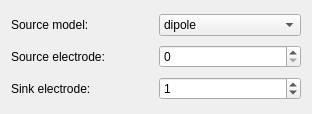
<?xml version="1.0" encoding="UTF-8"?>
<ui version="4.0">
 <class>ApplyFEMCurrentSource</class>
 <widget class="QDialog" name="ApplyFEMCurrentSource">
  <property name="geometry">
   <rect>
    <x>0</x>
    <y>0</y>
    <width>312</width>
    <height>114</height>
   </rect>
  </property>
  <property name="minimumSize">
   <size>
    <width>312</width>
    <height>114</height>
   </size>
  </property>
  <property name="windowTitle">
   <string>Dialog</string>
  </property>
  <layout class="QGridLayout" name="gridLayout">
   <item row="0" column="0">
    <widget class="QLabel" name="label">
     <property name="text">
      <string>Source model:</string>
     </property>
    </widget>
   </item>
   <item row="0" column="1">
    <widget class="QComboBox" name="modelComboBox_">
     <item>
      <property name="text">
       <string>dipole</string>
      </property>
     </item>
     <item>
      <property name="text">
       <string>sources and sinks</string>
      </property>
     </item>
    </widget>
   </item>
   <item row="1" column="0">
    <widget class="QLabel" name="label_2">
     <property name="text">
      <string>Source electrode:</string>
     </property>
    </widget>
   </item>
   <item row="1" column="1">
    <widget class="QSpinBox" name="sourceElectrodeSpinBox_">
     <property name="maximum">
      <number>999999999</number>
     </property>
    </widget>
   </item>
   <item row="2" column="0">
    <widget class="QLabel" name="label_3">
     <property name="text">
      <string>Sink electrode:</string>
     </property>
    </widget>
   </item>
   <item row="2" column="1">
    <widget class="QSpinBox" name="sinkElectrodeSpinBox_">
     <property name="maximum">
      <number>999999999</number>
     </property>
     <property name="value">
      <number>1</number>
     </property>
    </widget>
   </item>
  </layout>
 </widget>
 <resources/>
 <connections/>
</ui>
